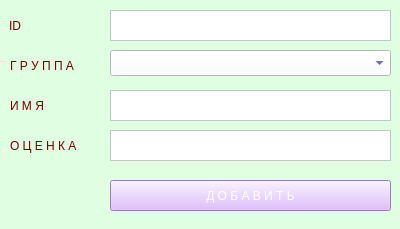
<?xml version="1.0" encoding="UTF-8"?>
<ui version="4.0">
 <class>Form</class>
 <widget class="QWidget" name="Form">
  <property name="geometry">
   <rect>
    <x>0</x>
    <y>0</y>
    <width>400</width>
    <height>229</height>
   </rect>
  </property>
  <property name="windowTitle">
   <string>Добавить элемент</string>
  </property>
  <property name="styleSheet">
   <string notr="true">color: rgb(115, 0, 0);
background-color: rgb(224, 255, 226);</string>
  </property>
  <widget class="QPlainTextEdit" name="title">
   <property name="geometry">
    <rect>
     <x>110</x>
     <y>10</y>
     <width>281</width>
     <height>31</height>
    </rect>
   </property>
   <property name="styleSheet">
    <string notr="true">background-color: rgb(255, 255, 255);
color: rgb(26, 26, 175);</string>
   </property>
  </widget>
  <widget class="QLabel" name="label">
   <property name="geometry">
    <rect>
     <x>9</x>
     <y>10</y>
     <width>81</width>
     <height>31</height>
    </rect>
   </property>
   <property name="text">
    <string>ID</string>
   </property>
  </widget>
  <widget class="QPlainTextEdit" name="year">
   <property name="geometry">
    <rect>
     <x>110</x>
     <y>130</y>
     <width>281</width>
     <height>31</height>
    </rect>
   </property>
   <property name="styleSheet">
    <string notr="true">background-color: rgb(255, 255, 255);
color: rgb(26, 26, 175);</string>
   </property>
  </widget>
  <widget class="QLabel" name="label_2">
   <property name="geometry">
    <rect>
     <x>10</x>
     <y>50</y>
     <width>81</width>
     <height>31</height>
    </rect>
   </property>
   <property name="text">
    <string>Г Р У П П А</string>
   </property>
  </widget>
  <widget class="QLabel" name="label_3">
   <property name="geometry">
    <rect>
     <x>10</x>
     <y>90</y>
     <width>81</width>
     <height>31</height>
    </rect>
   </property>
   <property name="text">
    <string>И М Я</string>
   </property>
  </widget>
  <widget class="QComboBox" name="comboBox">
   <property name="geometry">
    <rect>
     <x>110</x>
     <y>50</y>
     <width>281</width>
     <height>26</height>
    </rect>
   </property>
   <property name="styleSheet">
    <string notr="true">background-color: rgb(255, 255, 255);
color: rgb(26, 26, 175);</string>
   </property>
  </widget>
  <widget class="QPlainTextEdit" name="duration">
   <property name="geometry">
    <rect>
     <x>110</x>
     <y>90</y>
     <width>281</width>
     <height>31</height>
    </rect>
   </property>
   <property name="styleSheet">
    <string notr="true">background-color: rgb(255, 255, 255);
color: rgb(26, 26, 175);</string>
   </property>
  </widget>
  <widget class="QLabel" name="label_4">
   <property name="geometry">
    <rect>
     <x>10</x>
     <y>130</y>
     <width>81</width>
     <height>31</height>
    </rect>
   </property>
   <property name="text">
    <string>О Ц Е Н К А</string>
   </property>
  </widget>
  <widget class="QPushButton" name="pushButton">
   <property name="geometry">
    <rect>
     <x>110</x>
     <y>180</y>
     <width>281</width>
     <height>31</height>
    </rect>
   </property>
   <property name="styleSheet">
    <string notr="true">background-color: rgb(173, 114, 255);
background-color: rgb(217, 172, 255);
color: rgb(255, 255, 255);</string>
   </property>
   <property name="text">
    <string>Д О Б А В И Т Ь</string>
   </property>
  </widget>
 </widget>
 <resources/>
 <connections/>
</ui>
